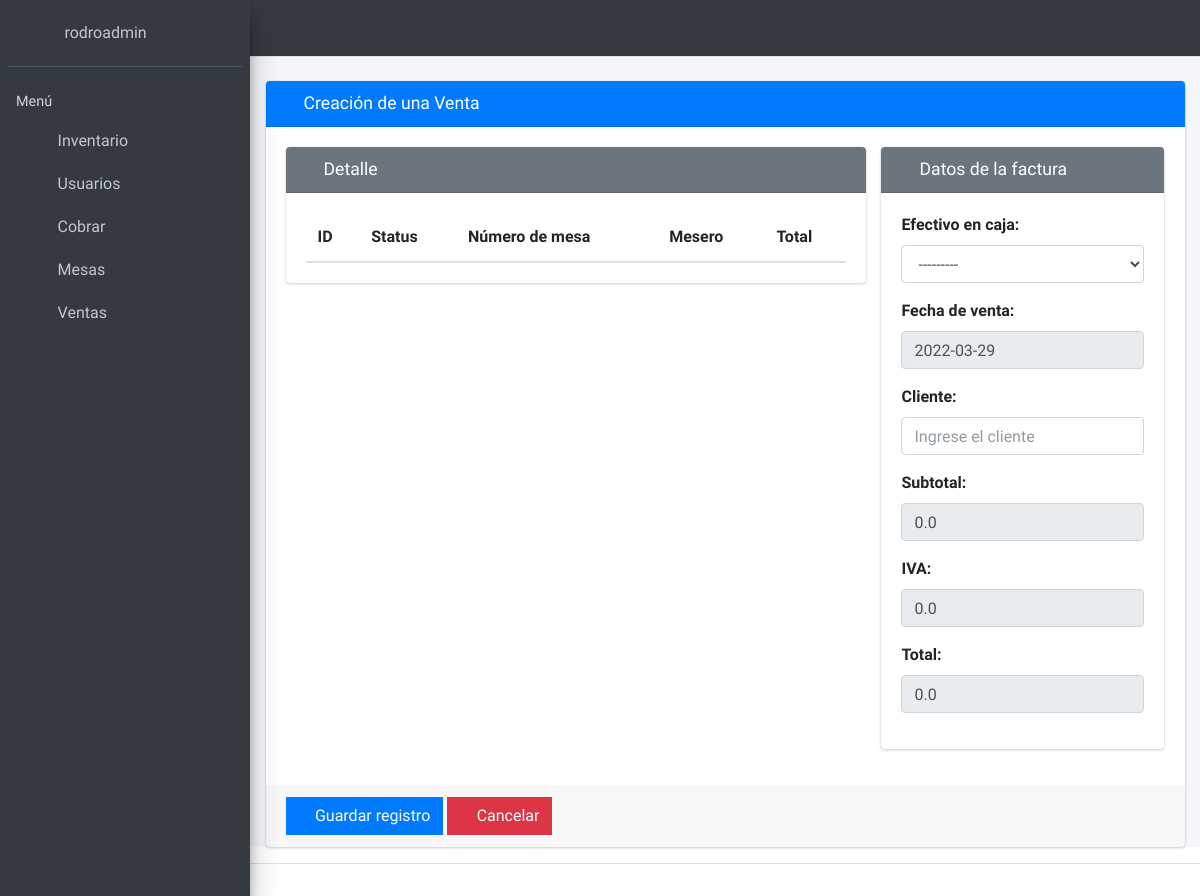
/venta/crear/ (signed in), run on the app's committed database.
### user/models.py (models this page shows)
class User(AbstractUser):
    def save(self, *args, **kwargs):
        self.set_password(self.password)
        super().save(*args, **kwargs)

### general/models.py (models this page shows)
class General(models.Model):
    efectivo_caja = models.DecimalField(default=None, max_digits=9, decimal_places=2, blank=False)
    date_joined = models.DateField(default=datetime.now)
    ingreso_efectivo = models.DecimalField(default=0.00, max_digits=9, decimal_places=2)
    ingreso_tarjeta = models.DecimalField(default=None, max_digits=9, decimal_places=2, blank=False)
    numero_mesas = models.IntegerField(default=None, blank=False)
    propina_tarjeta = models.DecimalField(default=None, max_digits=9, decimal_places=2, blank=False)
    def __str__(self):
        return str(self.efectivo_caja)

### cuenta/views.py (the view, shortened to what this page needs)
# urls.py: path('crear/', SaleCreateView.as_view(), name='crear_cuenta'),
class SaleCreateView(LoginRequiredMixin, ValidatePermissionRequiredMixin, CreateView):
    model = Sale
    form_class = SaleForm
    template_name = 'sale/create.html'
    success_url = reverse_lazy('crear_cuenta')
    permission_required = 'erp.add_sale'
    url_redirect = success_url
    def dispatch(self, request, *args, **kwargs):
        return super().dispatch(request, *args, **kwargs)
    def get_context_data(self, **kwargs):
        context = super().get_context_data(**kwargs)
        context['title'] = 'Creación de una Venta'
        context['entity'] = 'Ventas'
        context['list_url'] = self.success_url
        context['action'] = 'add'
        return context

### inventario/mixins.py (called while the page is built)
    def get_perms(self):
        if isinstance(self.permission_required, str):
            perms = (self.permission_required,)
        else:
            perms = self.permission_required
        return perms

    def dispatch(self, request, *args, **kwargs):
        if request.user.has_perms(self.get_perms()):
            return super().dispatch(request, *args, **kwargs)
        messages.error(request, 'No tiene permiso para ingresar a este módulo')
        return HttpResponseRedirect(self.get_url_redirect())

### templates/sale/create.html (shortened to what this page needs)
{% extends 'include/body.html' %}
{% load static %}
{% block head %}
    <link rel="stylesheet" href="{% static 'lib/datatables-1.10.20/css/dataTables.bootstrap4.min.css' %}"/>
    <link rel="stylesheet" href="{% static 'lib/datatables-1.10.20/plugins/responsive-2.2.3/css/responsive.bootstrap4.min.css' %}"/>
    <link href="{% static 'lib/jquery-ui-1.12.1/jquery-ui.min.css' %}" rel="stylesheet"/>
    <link href="{% static 'lib/select2-4.0.13/css/select2.min.css' %}" rel="stylesheet"/>
    <link href="{% static 'lib/select2-4.0.13/css/select2-bootstrap4.min.css' %}" rel="stylesheet"/>
    <link href="{% static 'lib/tempusdominus-bootstrap-4/tempusdominus-bootstrap-4.min.css' %}" rel="stylesheet"/>
    <link href="{% static 'lib/bootstrap-touchspin-4.3.0/jquery.bootstrap-touchspin.css' %}" rel="stylesheet"/>
{% endblock %}
{% block content %}
    <div class="card card-primary">
        <div class="card-header">
            <h3 class="card-title">
                {% if action == 'add' %}
                    <i class="fas fa-plus"></i>
                {% else %}
                    <i class="fas fa-edit"></i>
                {% endif %}
                {{ title }}
            </h3>
        </div>
        <div class="card-body">
            <div class="row">
                <div class="col-lg-8">
                    <div class="card card-secondary">
                        <div class="card-header">
                            <h3 class="card-title"><i class="fas fa-boxes"></i> Detalle</h3>
                        </div>
                        <div class="card-body">
                            <table class="table" id="table_sale">
                                <thead>
                                    <tr>
                                        <th>ID</th>
                                        <th>Status</th>
                                        <th>Número de mesa</th>
                                        <th>Mesero</th>
                                        <th>Total</th>
                                    </tr>
                                </thead>
                            </table>
                        </div>
                    </div>
                </div>
                <div class="col-lg-4">
                    <div class="card card-secondary">
                        <div class="card-header">
                            <h3 class="card-title"><i class="fas fa-shopping-cart"></i> Datos de la factura</h3>
                        </div>
                        <div class="card-body">
                            <div class="form-group">
                                <label>Efectivo en caja:</label>
                                {{ form.efectivo_caja }}
                            </div>
                            <div class="form-group">
                                <label>Fecha de venta:</label>
                                {{ form.date_joined }}
                            </div>
                            <div class="form-group">
                                <label>Cliente:</label>
                                {{ form.cliente }}
                            </div>
                            <div class="form-group">
                                <label>Subtotal:</label>
                                {{ form.subtotal }}
                            </div>
                            <div class="form-group">
                                <label>IVA:</label>
                                {{ form.iva }}
                            </div>
                            <div class="form-group">
                                <label>Total:</label>
                                {{ form.total }}
                            </div>
                        </div>
                    </div>
                </div>
            </div>
        </div>
        <div class="card-footer">
            <button type="submit" class="btn btn-primary btn-flat">
                <i class="fas fa-save"></i> Guardar registro
            </button>
            <a href="{{ list_url }}" class="btn btn-danger btn-flat">
                <i class="fas fa-times"></i> Cancelar
            </a>
        </div>
    </div>
{% endblock %}

### templates/vtc/sidebar.html
{% load static %}
<aside class="main-sidebar sidebar-dark-blue elevation-4">
    <div class="sidebar">
        <div class="user-panel mt-3 pb-3 mb-3 d-flex">
            <div class="image">
                <img src="#" class="fas fa-user-alt" style="color: white" alt="">
            </div>
            <div class="info">
                <a href="#" class="d-block">{{ request.user.username }}</a>
            </div>
        </div>
        <nav class="mt-2">
            <ul class="nav nav-pills nav-sidebar flex-column" data-widget="treeview" role="menu" data-accordion="false">
                <li class="nav-header">Menú</li>
                <li class="nav-item">
                    <a href="{% url 'inventario' %}" class="nav-link">
                        <i class="nav-icon fas fa-truck-loading"></i>
                        <p>
                            Inventario
                        </p>
                    </a>
                </li>
                <li class="nav-item">
                    <a href="{% url 'user' %}" class="nav-link">
                        <i class="nav-icon fas fa-users"></i>
                        <p>
                            Usuarios
                        </p>
                    </a>
                </li>
                <li class="nav-item">
                    <a href="{% url 'crear_cuenta' %}" class="nav-link">
                        <i class="nav-icon fas fa-dollar-sign"></i>
                        <p>
                            Cobrar
                        </p>
                    </a>
                </li>
                <li class="nav-item">
                    <a href="{% url 'mesas' %}" class="nav-link">
                        <i class="nav-icon fas fa-table"></i>
                        <p>
                            Mesas
                        </p>
                    </a>
                </li>
                <li class="nav-item">
                    <a href="{% url 'estadisticas' %}" class="nav-link">
                        <i class="nav-icon fas fa-shopping-cart"></i>
                        <p>
                            Ventas
                        </p>
                    </a>
                </li>
            </ul>
        </nav>
    </div>
</aside>

### data on the page
User: user.username "rodroadmin"
General: efectivo_caja "---------"
General: date_joined "2022-03-29"

### other printed values
{{ title }} "Creación de una Venta"
